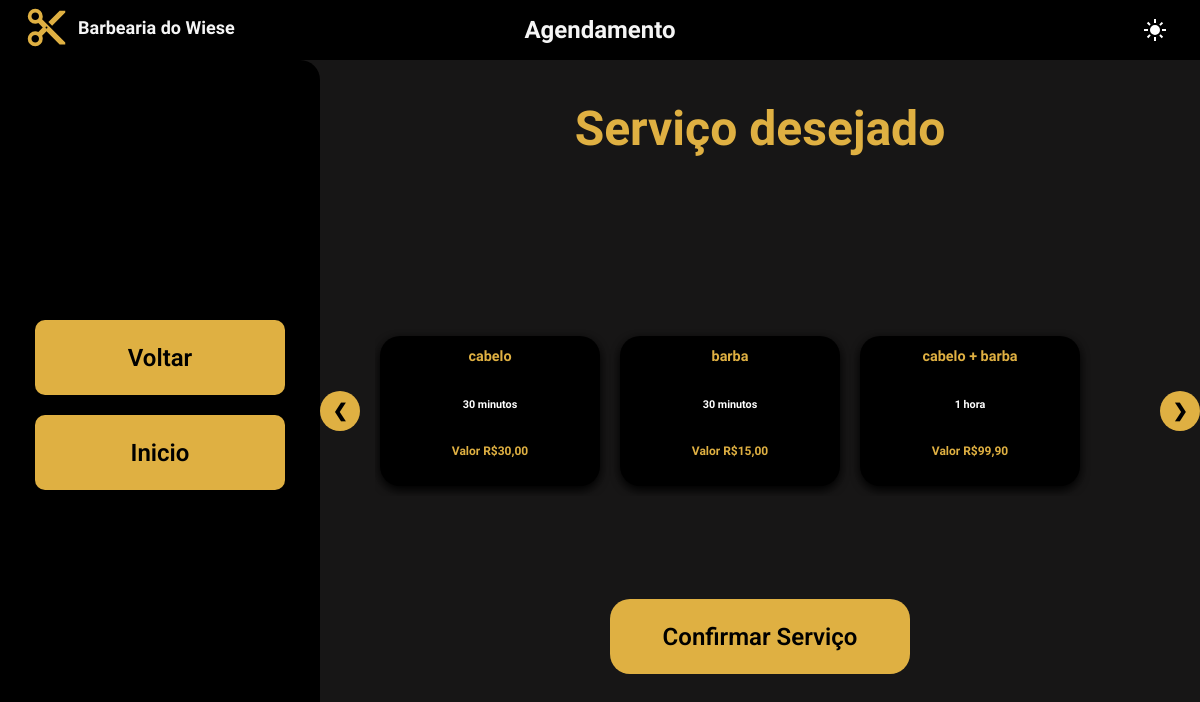
The app's page /clientes/agendamentos/escolher_servico/ (signed in) with its own data.
### servicos/models.py (models this page shows, shortened)
class Servicos(models.Model):
    id_servicos = models.AutoField(primary_key=True)
    nome_servico= models.CharField(max_length=100)
    preco_servico= models.DecimalField(max_digits=5,decimal_places=2,validators=[MinValueValidator(0)])
    slot_duracao_servico= models.IntegerField(choices=duracoes)
    class Meta():
        constraints= [models.UniqueConstraint(name='servicos_constraint_unicos',fields=regras)]

### agendamentos/views.py (the view)
@login_required
@ensure_csrf_cookie
def escolher_servico(request):
    if request.method == 'GET':
        lista_servicos = Servicos.objects.all()
        contexto = {'servicos': lista_servicos}
        return render(request, ESCOLHER_SERVICO, contexto)

### templates/agendamentos/agendamento.html (shortened to what this page needs)
{% load static %}
<!DOCTYPE html>
<html lang="pt-br">
<head>
  <link rel="stylesheet" href="{% static 'agendamento/css/styleagendamento.css' %}">
</head>
<body>
    <nav>
        <a href ="{% url 'clientepagina_inicial_dashboard' %}">
            <header class="page-header">
            <img src="{% static 'global/images/content_cut_24dp_E3E3E3_FILL1_wght400_GRAD0_opsz24.svg' %}" alt="Ícone da Barbearia" class="logo-icon">
            <h1 class="page-title">Barbearia do Wiese</h1>
            </header>
        </a>
        <p class="titulo">Agendamento</p>
        <button id="theme-switch" aria-label="Alternar tema">
        </button>
    </nav>
    <div class="container">
        <div class="wrapper">
            <form id="form">
                <div>
                    <button type="button" id="voltar-dash-btn">Voltar</button>
                </div>
                <div>
                    <button type="button" id="inicio-dash-tbm-btn">Inicio</button>
                </div>
            </form>
        </div>
        <div class="user-info">
            <p>Serviço desejado</p>
        </div>
        <div class="container-carrossel">
            <button type="button" class="seta" id="btn-esq">&#10094;</button>
            <div class="servicos-agendamento" id="scroll-container">
                {% for s in servicos %}
                <div class="link-bloco" data-id="{{ s.pk }}" onclick="selecionarServico(this)">
                    <div class="{% if s.nome_servico == 'Cabelo' %}corte{% elif s.nome_servico == 'Barba' %}barba{% elif s.nome_servico == 'Barba e Cabelo' %}barba-corte{% else %}corte{% endif %}">
                        <h2>{{ s.nome_servico }}</h2>
                        <p class="descricao">{{ s.get_slot_duracao_servico_display }}</p>
                        <p class="valor">Valor R${{ s.preco_servico }}</p>
                    </div>
                </div>
                {% endfor %}
            </div>
            <button type="button" class="seta" id="btn-dir">&#10095;</button>
        </div>
        <button class="confirm-button">Confirmar Serviço</button>
    </div>
</body>
</html>

### records on screen
Servicos: nome_servico "cabelo", slot_duracao_servico "30 minutos", preco_servico "30,00"
Servicos: nome_servico "barba", slot_duracao_servico "30 minutos", preco_servico "15,00"
Servicos: nome_servico "cabelo + barba", slot_duracao_servico "1 hora", preco_servico "99,90"
